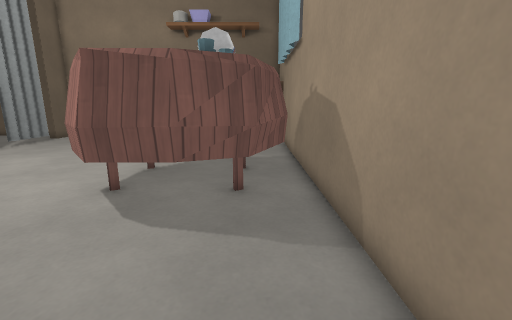
View 1 (above)

16 first-person views from a walk through a 3-D level made in the Godot game engine. The camera is 1.2 m above the floor, tilts 12° down and sees 90° across. The floor is counted in squares, 0.5 m on a side. Each view is taken from the middle of a square. On the plan, view 1 faces up. The plan holds only what a view shows up to about 17 squares ahead; the rest is blank. Door leaves are left out where a doorway can be walked through. Surface patterns are stand-ins for the level's own textures.

View 2
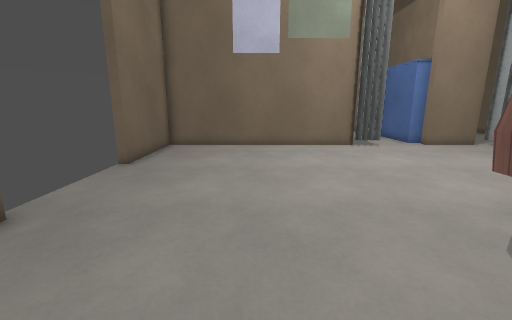

View 3
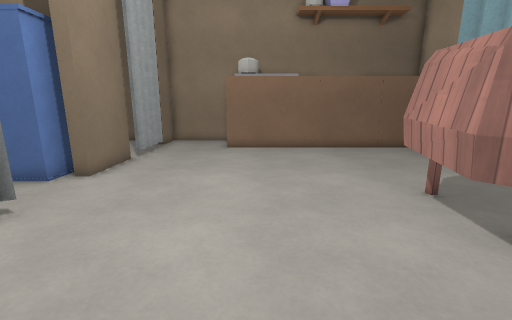

View 4
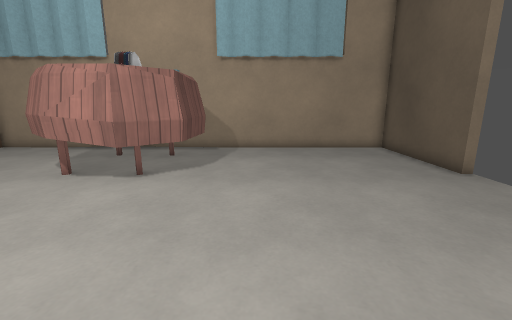

View 5
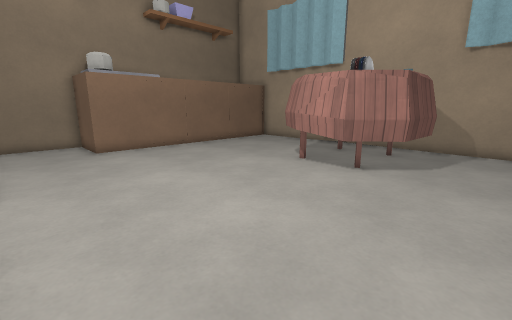

View 6
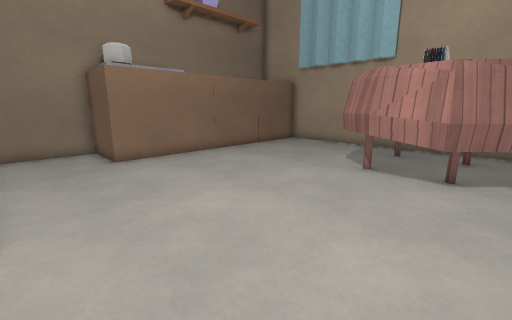

View 7
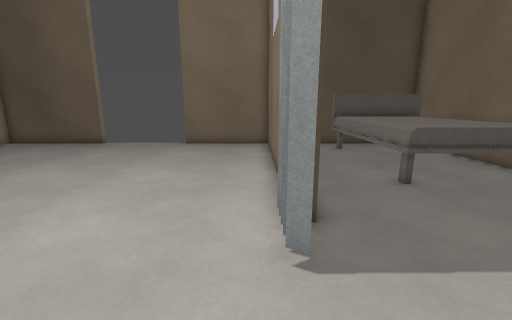

View 8
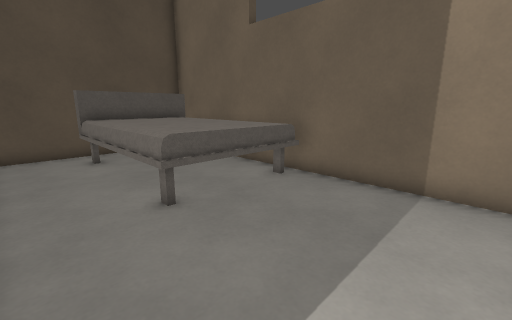

View 9
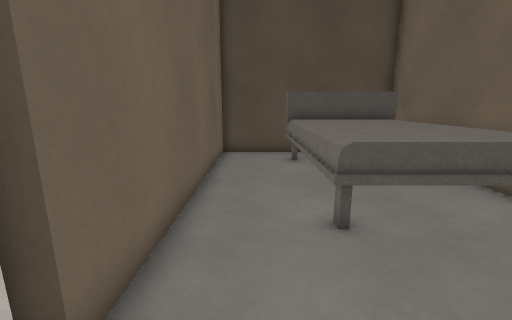

View 10
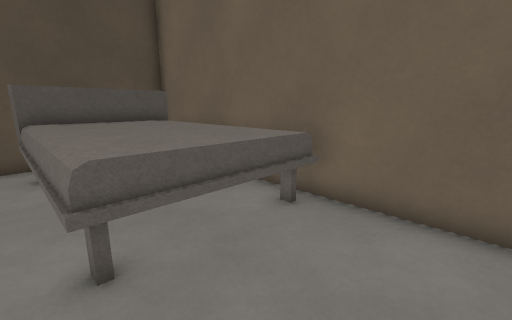

View 11
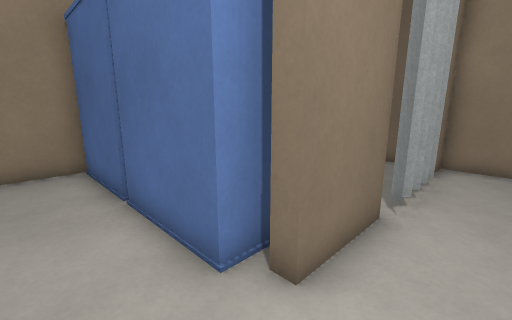

View 12
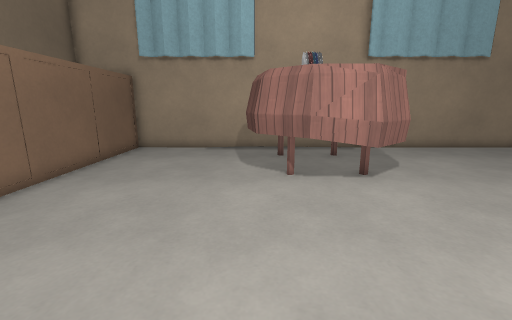

View 13
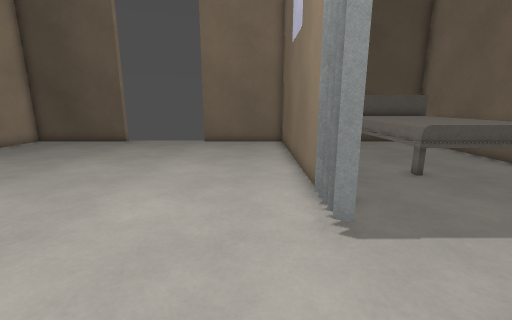

View 14
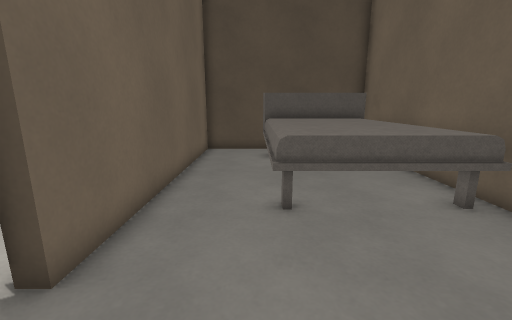

View 15
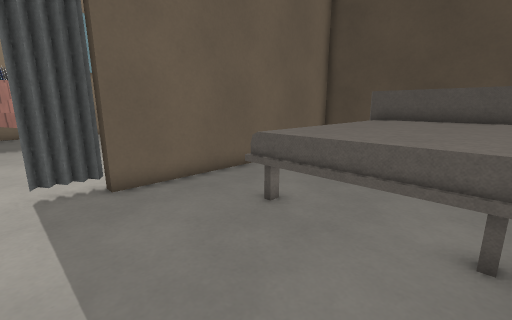

View 16
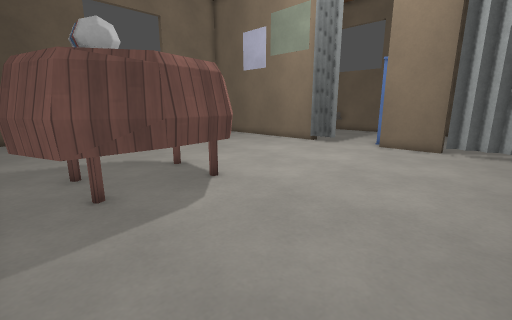

### Floor plan
Key: @ floor where view 1 was taken; # wall or solid block; . floor; D open door; C curtain; T table; B bed.
Columns run from 24 left of view 1 to 2 right of it. Each row starts with its distance up from view 1.
 21        #######
 20         .#...#
 19         .#...#
 18         .....##############
 17        ..C................#
 16        ...................#
 15        ..#................#
 14          #................#
 13          #................#
 12         ##................#
 11 #########...........TTTTT.#
 10 #..................TT..TT.#
  9 #..................T....TT#
  8 #........C.........T....TT#
  7 #........#.........TT..TT.#
  6 #........#.........TTTTTT.#
  5 #BBBBBB..#...........TTT..#
  4 #BBBBBB..#................#
  3 #BBBBBB..#................#
  2 #BBBBBB..#................#
  1 #BBBBBB..#................#
  0 #BBBBBB..#..............@.#
 -1 #BBBBBB..#................#
 -2 #BBBBBB..#................#
 -3 #BBBBBB..#................#
 -4 ###############DDDDD#######
 -5               #DDDDD#

Where each view was taken, in squares from view 1:
view 1: 0 up, 0 right, facing up
view 2: 1 up, 1 right, facing left
view 3: 3 up, 9 left, facing up
view 4: 3 up, 13 left, facing right
view 5: 3 up, 14 left, facing up-right
view 6: 6 up, 14 left, facing up-right
view 7: 12 up, 14 left, facing down
view 8: 10 up, 16 left, facing down-left
view 9: 9 up, 17 left, facing down
view 10: 8 up, 18 left, facing down-left
view 11: 9 up, 13 left, facing up-left
view 12: 11 up, 13 left, facing right
view 13: 13 up, 13 left, facing down
view 14: 10 up, 18 left, facing down
view 15: 9 up, 23 left, facing down-right
view 16: 17 up, 1 right, facing down-left
